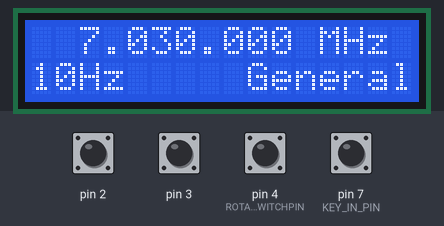
Simulated run of this sketch. Board: Arduino Uno, built with avr-gcc and run on an emulated ATmega328P. On the bench: 16×2 character LCD. Inputs (shaded band) come from the test bench; at power-on: pin 2, pin 3, pin 4 (ROTARYSWITCHPIN), pin 7 (KEY_IN_PIN) HIGH.

Above: at 5.3 s.
5.4 s: pin 4 (ROTARYSWITCHPIN) pulled LOW for 0.15 s
At 6.4 s:
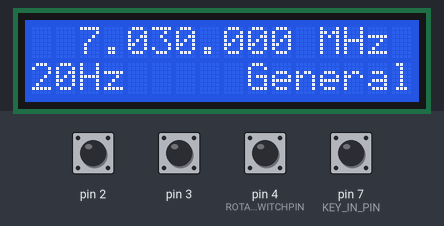
7.0 s: pin 4 (ROTARYSWITCHPIN) pulled LOW for 1 s
At 8.9 s:
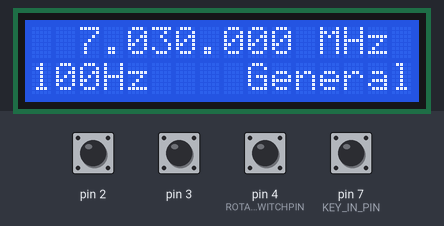
9.5 s: pin 4 (ROTARYSWITCHPIN) pulled LOW for 0.15 s
At 10.8 s:
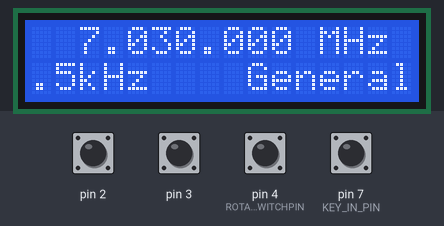
Timing chart, 0 to 12.5 s (numbered marks = the images above; inputs shaded):
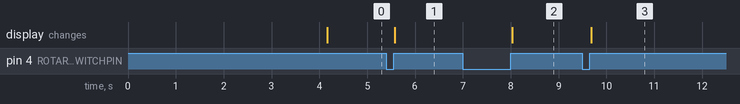

Measured:
- after the input at 5.4 s, the display: changes after 0.18 s (image 1)
- after the input at 7.0 s, the display: changes after 1.0 s (image 2)
- after the input at 9.5 s, the display: changes after 0.18 s (image 3)

The sketch:

RXoffset.ino
```cpp
/*
  The heart of the code that manages the AD9850 was written by
  Richard Visokey AD7C - www.ad7c.com

 Modifications were made by Jack Purdum and Dennis Kidder:
   Rev 4.00:  Feb. 2, 2015
   Rev 5.00:  Jul. 8, 2015, Jack Purdum
   Rev 6.00:  Aug. 1, 2015, Jack Purdum

  W2ROW add receive offset - requires new hardware see Software Controlled Radio Yahoo Group
    Key in line to Arduino is pin D7
    Key out line from Arduino is D13
    RX_OFFSET can be set by user (currently -600 Hz)


   Tested with Arduino IDE V-1.6.5
*/

#include <Rotary.h>   // From Brian Low: https://github.com/brianlow/Rotary
#include <EEPROM.h>   // Shipped with IDE
#include <Wire.h>     //         "

// Get the LCD I2C Library here:
// https://bitbucket.org/fmalpartida/new-liquidcrystal/downloads
// Move all *_I2C files into a new folder named LiquidCrystal_I2C
// in the Arduino library folder
#include <LiquidCrystal_I2C.h>

#define MYTUNINGCONSTANT     34.35910479585483    // Replace with your calculated TUNING CONSTANT. See article

#define SPACES      "                "
#define HERTZ       "Hz"
#define KILOHERTZ   "kHz"
#define MEGAHERTZ   "MHz"

#define GENERAL     2
#define TECH        1
#define EXTRA       0

#define ELEMENTCOUNT(x) (sizeof(x) / sizeof(x[0]))  // A macro that calculates the number
                                                    // of elements in an array.
#define pulseHigh(pin) {digitalWrite(pin, HIGH); digitalWrite(pin, LOW); } // Write macro

//Setup some VFO band edges
#define VFOUPPERFREQUENCYLIMIT  7300000L            // Upper band edge
#define VFOLOWERFREQUENCYLIMIT  7000000L            // Lower band edge
#define VFOLOWALLBUTEXTRA       7025000L            // Frequency of Extra licensees only
#define VFOHIGHTECH             7125000L            // Hi Tech cutoff
#define VFOLOWTECH              7100000L            // Low Tech cutoff
#define VFOGENERALLOWGAP        7175000L            // General class edge


#define W_CLK             8               // Pin  8 - connect to AD9850 module word load clock pin (CLK)
#define FQ_UD             9               // Pin  9 - connect to freq update pin (FQ)
#define DATA             10               // Pin 10 - connect to serial data load pin (DATA)
#define RESET            11               // Pin 11 - connect to reset pin (RST)

#define LCDCOLS          16               // LCD stuff
#define LCDROWS           2
#define SPLASHDELAY    4000               // Hold splash screen for 4 seconds

#define ROTARYSWITCHPIN   4               // Used by switch for rotary encoder
#define RITPIN            8               // Used by push button switch to toggle RIT
#define RXTXPIN          12               // When HIGH, the xcvr is in TX mode
#define RITOFFSETSTART  700L              // Offset for RIT

#define FREQINBAND        0               // Used with range checking
#define FREQOUTOFBAND     1

// W2ROW receive offset
#define KEY_IN_PIN        7               // W2ROW Key in pin
#define KEY_OUT_PIN       13              // W2ROW Key out pin
#define RX_OFFSET         -600            // W2ROW RX offset in Hz

// ===================================== EEPROM Offsets and data ==============================================
#define READEEPROMFREQ        0       // The EEPROM record address of the last written frequency
#define READEEPROMINCRE       1       // The EEPROM record address of last frequency increment

#define DELTAFREQOFFSET      25       // Must move frequency more than this to call it a frequency change
#define DELTATIMEOFFSET   60000       // If not change in frequency within 1 minute, update the frequency

unsigned long markFrequency;          // The frequency just written to EEPROM
long eepromStartTime;                 // Set when powered up and while tuning
long eepromCurrentTime;               // The current time reading

// ============================ ISR variables: ======================================
volatile int_fast32_t currentFrequency;     // Starting frequency of VFO
volatile long currentFrequencyIncrement;
volatile long ritOffset;

// ============================ General Global Variables ============================
bool ritState;                    // Receiver incremental tuning state HIGH, LOW
bool oldRitState;

char temp[17];

int ritDisplaySwitch;             // variable to index into increment arrays (see below)
int incrementIndex = 0;

long oldRitOffset;
int_fast32_t oldFrequency = 1;    // variable to hold the updated frequency

static char *bandWarnings[]     = {"Extra  ", "Tech   ", "General"};
static int whichLicense;
static char *incrementStrings[] = {"10", "20", "100", ".5", "1", "2.5", "5", "10", "100"};     // These two allign
static  long incrementTable[]   = { 10,   20,   100,   500, 1000, 2500, 5000, 10000, 100000};
static  long memory[]           = {VFOLOWERFREQUENCYLIMIT, VFOUPPERFREQUENCYLIMIT};

Rotary r = Rotary(2, 3);       // Create encoder object and set the pins the rotary encoder uses.  Must be interrupt pins.
LiquidCrystal_I2C lcd(0x27, 16, 2);  // Create LCD object and set the LCD I2C address

int t_r_state;                 // W2ROW T/R state 0=receive  1=transmit


void setup() {

  // ===================== Set up from EEPROM memory ======================================

  currentFrequency = readEEPROMRecord(READEEPROMFREQ);            // Last frequency read while tuning
  if (currentFrequency < 7000000L || currentFrequency > 7300000L) // New EEPROM usually initialized with 0xFF
    currentFrequency = 7030000L;                                  // Default QRP freq if no EEPROM recorded yet
  markFrequency = currentFrequency;                               // Save EEPROM freq.


  incrementIndex = (int) readEEPROMRecord(READEEPROMINCRE);       // Saved increment as written to EEPROM
  if (incrementIndex < 0 || incrementIndex > 9)                   // If none stored in EEPROM yet...
    incrementIndex = 0;                                           // ...set to 10Hz
  currentFrequencyIncrement = incrementTable[incrementIndex];     // Store working freq variables
  markFrequency = currentFrequency;
  eepromStartTime = millis();                                     // Need to keep track of EEPROM update time

  pinMode(ROTARYSWITCHPIN, INPUT_PULLUP);
  pinMode(RITPIN, INPUT_PULLUP);
  //digitalWrite(RITPIN, INPUT_PULLUP);
  pinMode(RXTXPIN, INPUT_PULLUP);     // Start in RX mode

  pinMode(KEY_IN_PIN, INPUT_PULLUP);    // W2ROW low = key closed
  pinMode(KEY_OUT_PIN, OUTPUT);         // W2ROW high = key transceiver
  digitalWrite(KEY_OUT_PIN, LOW);       // W2ROW Start in receive
  t_r_state = 0;                        // W2ROW Indicate receive

  oldRitState = ritState = LOW;       // Receiver incremental tuning state HIGH, LOW
  ritOffset = RITOFFSETSTART;         // Default RIT offset
  ritDisplaySwitch = 0;

 // lcd.begin(LCDCOLS, LCDROWS);        // Display LCD
 lcd.init();
 lcd.backlight();                  //W2ROW
  Splash();                           // Tell 'em were here...

  PCICR |= (1 << PCIE2);              // Interrupt service code
  PCMSK2 |= (1 << PCINT18) | (1 << PCINT19);
  sei();
  pinMode(FQ_UD, OUTPUT);             // Tied to AD9850 board
  pinMode(W_CLK, OUTPUT);
  pinMode(DATA, OUTPUT);
  pinMode(RESET, OUTPUT);

  pulseHigh(RESET);
  pulseHigh(W_CLK);
  pulseHigh(FQ_UD);  // this pulse enables serial mode on the AD9850 - Datasheet page 12.`

  ProcessSteps();
  DoRangeCheck();
  ShowMarker(bandWarnings[whichLicense]);
  // sendFrequency(currentFrequency);
  sendFrequency(currentFrequency + RX_OFFSET);  //W2ROW Start in RX mode

}

void loop() {
  static int state = 1;      // 1 because of pull-ups on encoder switch
  static int oldState = 1;

  int flag;

  // W2ROW Begin code to do T/R switching with RX offset

   if (digitalRead(KEY_IN_PIN))    // W2ROW Receive
   {
    if (t_r_state > 0)             // W2ROW changed from X to R
    {
     t_r_state = 0;                // W2ROW Indicate receive
     sendFrequency(currentFrequency + RX_OFFSET);  //  W2ROW Receive frequency with offset added
     digitalWrite(KEY_OUT_PIN, LOW); // W2ROW Enter receive mode
    }
   }
  else                            // W2ROW Transmit
   {
    if (t_r_state == 0)           // W2ROW changed from R to X
    {
     t_r_state = 1;               // W2ROW indicate transmit
     sendFrequency(currentFrequency);  // W2ROW Transmit frequency (the one displayed)
     digitalWrite(KEY_OUT_PIN, HIGH);  // W2ROW Enter transmit mode
    }
   }

  // W2ROW end of code to do T/R switching with RX offset

  state = digitalRead(ROTARYSWITCHPIN);    // See if they pressed encoder switch
  ritState = digitalRead(RITPIN);          // Also check RIT button

  if (state != oldState) {                 // Only if it's been changed...
    if (state == 1) {                      // Only adjust increment when HIGH
      if (incrementIndex < ELEMENTCOUNT(incrementTable) - 1) {    // Adjust the increment size
        incrementIndex++;
      } else {
        incrementIndex = 0;                // Wrap around to zero
      }
      currentFrequencyIncrement = incrementTable[incrementIndex];

      ProcessSteps();
    }
    oldState = state;
  }

  if (currentFrequency != oldFrequency) { // Are we still looking at the same frequency?
    NewShowFreq(0, 0);                    // Nope, so update display.

    flag = DoRangeCheck();
    if (flag == FREQOUTOFBAND) {          // Tell user if out of band; should not happen
      lcd.setCursor(0, 0);
      lcd.print("* Out of Band *");
    }
    //sendFrequency(currentFrequency);      // Send frequency to chip
    sendFrequency(currentFrequency + RX_OFFSET); //W2ROW

    oldFrequency = currentFrequency;
  }

  eepromCurrentTime = millis();
  // Only update EEPROM if necessary...both time and currently stored freq.
  if (eepromCurrentTime - eepromStartTime > DELTATIMEOFFSET && markFrequency != currentFrequency) {
    writeEEPROMRecord(currentFrequency, READEEPROMFREQ);                  // Update freq
    writeEEPROMRecord((unsigned long) incrementIndex, READEEPROMINCRE);   // Update increment
    eepromStartTime = millis();
    markFrequency = currentFrequency;                                     // Update EEPROM freq.
  }

  if (ritState == HIGH) {      // Change RIT?
    //DoRitDisplay();
    ritDisplaySwitch = 1;
  }
  if (oldRitState != ritState) {
    ProcessSteps();
    oldRitState = ritState;
    ritDisplaySwitch = 0;
  }
}

void DoRitDisplay()
{
  char tempOffset[8];

  if (oldRitOffset == ritOffset && ritDisplaySwitch == 1)
    return;
  DisplayLCDLine(SPACES, 1, 0);
  ltoa(ritOffset, tempOffset, 10);

  strcpy(temp, "Offset: ");
  strcat(temp, tempOffset);

  DisplayLCDLine(temp, 1, 0);

  oldRitOffset = ritOffset;
  ritDisplaySwitch = 1;
}


                        // Original interrupt service routine, as modified by Jack
ISR(PCINT2_vect) {
  unsigned char result = r.process();

  switch (result) {
    case 0:                                          // Nothing done...
      return;

    case DIR_CW:                                     // Turning Clockwise, going to higher frequencies
      if (ritState == LOW) {
        currentFrequency += currentFrequencyIncrement;
      } else {
        ritOffset += RITOFFSETSTART;
      }
      break;

    case DIR_CCW:                                    // Turning Counter-Clockwise, going to lower frequencies
      if (ritState == LOW) {
        currentFrequency -= currentFrequencyIncrement;
      } else {
        ritOffset -= RITOFFSETSTART;
      }
      break;

    default:                                          // Should never be here
      break;
  }
  if (currentFrequency >= VFOUPPERFREQUENCYLIMIT) {   // Upper band edge?
    currentFrequency = oldFrequency;
  }
  if (currentFrequency <= VFOLOWERFREQUENCYLIMIT) {   // Lower band edge?
    currentFrequency = oldFrequency;
  }
}


void sendFrequency(int32_t frequency) {
  /*
  Formula: int32_t adjustedFreq = frequency * 4294967295/125000000;

  Note the 125 MHz clock on 9850.  You can make 'slight' tuning
  variations here by adjusting the clock frequency. The constants
  factor to 34.359
  */
  int32_t freq = (int32_t) (((float) frequency * MYTUNINGCONSTANT));  // Redefine your constant if needed

  for (int b = 0; b < 4; b++, freq >>= 8) {
    tfr_byte(freq & 0xFF);
  }
  tfr_byte(0x000);   // Final control byte, all 0 for 9850 chip
  pulseHigh(FQ_UD);  // Done!  Should see output
}

// transfers a byte, a bit at a time, LSB first to the 9850 via serial DATA line
void tfr_byte(byte data)
{
  for (int i = 0; i < 8; i++, data >>= 1) {
    digitalWrite(DATA, data & 0x01);
    pulseHigh(W_CLK);   //after each bit sent, CLK is pulsed high
  }
}

/*****
  This method is used to format a frequency on the lcd display. The currentFrequqncy variable holds the display
  frequency.

  Argument list:
    void

  Return value:
    void
*****/
void DisplayLCDLine(char *message, int row, int col)
{
  lcd.setCursor(col, row);
  lcd.print(message);
}

/*****
  This method is used to read a record from EEPROM. Each record is 4 bytes (sizeof(unsigned long)) and
  is used to calculate where to read from EEPROM.

  Argument list:
    int record                the record to be read. While tuning, it is record 0

  Return value:
    unsigned long            the value of the record,

  CAUTION:  Record 0 is the current frequency while tuning, etc. Record 1 is the number of stored
            frequencies the user has set. Therefore, the stored frequencies list starts with record 23.
*****/
unsigned long readEEPROMRecord(int record)
{
  int offset;
  union {
    byte array[4];
    unsigned long val;
  } myUnion;

  offset = record * sizeof(unsigned long);

  myUnion.array[0] = EEPROM.read(offset);
  myUnion.array[1] = EEPROM.read(offset + 1);
  myUnion.array[2] = EEPROM.read(offset + 2);
  myUnion.array[3] = EEPROM.read(offset + 3);

  return myUnion.val;
}

/*****
  This method is used to test and perhaps write the latest frequency to EEPROM. This routine is called
  every DELTATIMEOFFSET (default = 10 seconds). The method tests to see if the current frequency is the
  same as the last frequency (markFrequency). If they are the same, +/- DELTAFREQOFFSET (drift?), no
  write to EEPROM takes place. If the change was larger than DELTAFREQOFFSET, the new frequency is
  written to EEPROM. This is done because EEPROM can only be written/erased 100K times before it gets
  flaky.

  Argument list:
    unsigned long freq        the current frequency of VFO
    int record                the record to be written. While tuning, it is record 0

  Return value:
    void
*****/
void writeEEPROMRecord(unsigned long freq, int record)
{
  int offset;
  union {
    byte array[4];
    unsigned long val;
  } myUnion;

  if (abs(markFrequency - freq) < DELTAFREQOFFSET) {  // Is the new frequency more or less the same as the one last written?
    return;                                           // the same as the one last written? If so, go home.
  }
  myUnion.val = freq;
  offset = record * sizeof(unsigned long);

  EEPROM.write(offset, myUnion.array[0]);
  EEPROM.write(offset + 1, myUnion.array[1]);
  EEPROM.write(offset + 2, myUnion.array[2]);
  EEPROM.write(offset + 3, myUnion.array[3]);
  markFrequency = freq;                               // Save the value just written
}

/*****
  This method is used to format a frrequency on the lcd display. The currentFrequqncy variable holds the display
  frequency. This is kinda clunky...

  Argument list:
    void

  Return value:
    void
*****/
void NewShowFreq(int row, int col) {
  char part[10];
  dtostrf( (float) currentFrequency, 7,0, temp);

  strcpy(part, &temp[1]);
  strcpy(temp, "7.");
  strcat(temp, part);
  strcpy(part, &temp[5]);
  temp[5] = '.';
  strcpy(&temp[6], part);
  strcat(temp, " ");
  strcat(temp, MEGAHERTZ);
  lcd.setCursor(col, row);
  lcd.print(SPACES);
  lcd.setCursor(col + 2, row);
  lcd.print(temp);
}

/*****
  This method is used to see if the current frequency displayed on line 1 is within a ham band.
  The code does not allow you to use the band edge.

  Argument list:
    void

  Return value:
    int            0 (FREQINBAND) if within a ham band, 1 (FREQOUTOFBAND) if not
*****/
int DoRangeCheck()
{

  if (currentFrequency <= VFOLOWERFREQUENCYLIMIT || currentFrequency >= VFOUPPERFREQUENCYLIMIT) {
    return FREQOUTOFBAND;
  }
  //Setup some VFO band edges
  if (currentFrequency <= VFOLOWALLBUTEXTRA) {
    whichLicense = EXTRA;
  }
  if (currentFrequency > VFOLOWTECH && currentFrequency < VFOHIGHTECH) {
    whichLicense = TECH;
  }

  if ((currentFrequency >= VFOLOWALLBUTEXTRA && currentFrequency < VFOHIGHTECH) ||
      (currentFrequency > VFOGENERALLOWGAP && currentFrequency < VFOUPPERFREQUENCYLIMIT) ) {
    whichLicense = GENERAL;
  }
  ShowMarker(bandWarnings[whichLicense]);

  return FREQINBAND;
}

/*****
  This method is used to display the current license type

  Argument list:
    char *c       // pointer to the type of license as held in bandWarnings[]

  Return value:
    void
*****/
void ShowMarker(char *c)
{
  lcd.setCursor(9, 1);
  lcd.print(c);
}

/*****
  This method is used to change the number of hertz associated with one click of the rotary encoder. Ten step
  levels are provided and increasing or decreasing beyonds the array limits rolls around to the start/end
  of the array.

  Argument list:
    void

  Return value:
    void
*****/
void ProcessSteps()
{
  DisplayLCDLine(SPACES, 1, 0);                    // This clears the line

  strcpy(temp, incrementStrings[incrementIndex]);

  if (incrementIndex < 3) {
    strcat(temp, HERTZ);
  } else {
    strcat(temp, KILOHERTZ);
  }

  DisplayLCDLine(temp, 1, 0);
  ShowMarker(bandWarnings[whichLicense]);
}

/*****
  This method simply displays a sign-on message

  Argument list:
    void

  Return value:
    void
*****/
void Splash()
{

  lcd.setCursor(0, 0);
  lcd.print("40M Pieces-Parts");
  lcd.setCursor(3, 1);
  lcd.print("Transceiver");
  delay(SPLASHDELAY);
}
```
